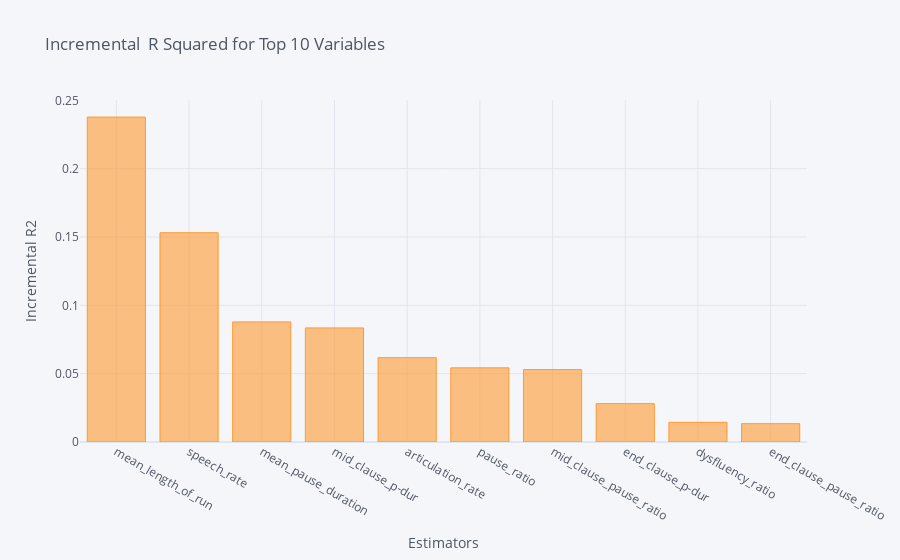
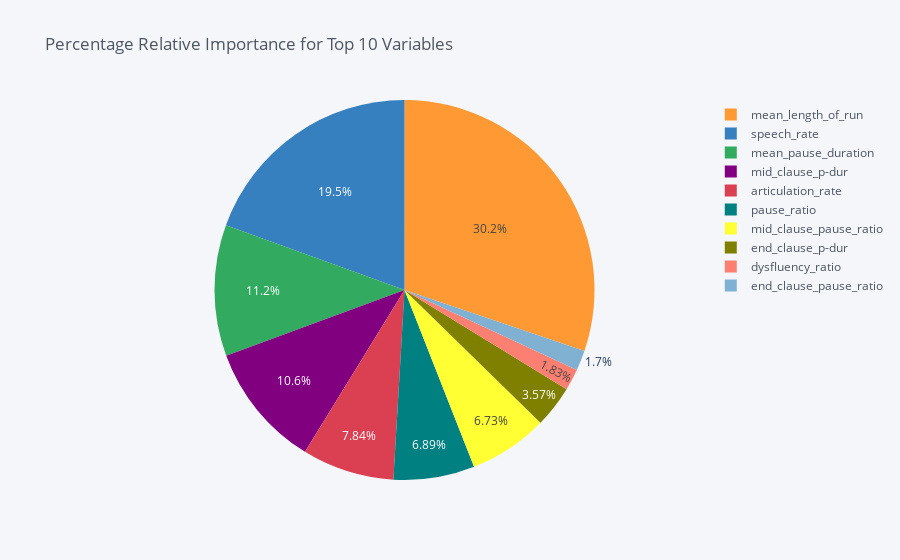

The cell these charts' notebook holds for them, in order:
### Markdown cell above
**Automatic Measures (Facet = Rater, Task)**

### Code cell
task = "Arg_Oly"
manual = True
task_facet = True
X, Y = load_dataset(task, manual, task_facet)
result = fit_dominance_regression(X, Y, train_indices_list_mono)
df_dominance_stats = generate_dominance_statistics_table(result, task, manual, task_facet)
draw_relative_importance_graphs(result, manual_best_trial)
df_eval_list.append(df_dominance_stats)
df_dominance_stats.head()

### Figure 1 — Plotly figure (JSON) as saved in the notebook; plotly's stock layout.template omitted (floating-point values rounded to 4 significant figures)
{"data": [{"marker": {"color": "rgba(255, 153, 51, 0.6)", "line": {"color": "rgba(255, 153, 51, 1.0)", "width": 1}}, "name": "incremental_r2", "orientation": "v", "text": "", "type": "bar", "x": ["mean_length_of_run", "speech_rate", "mean_pause_duration", "mid_clause_p-dur", "articulation_rate", "pause_ratio", "mid_clause_pause_ratio", "end_clause_p-dur", "dysfluency_ratio", "end_clause_pause_ratio"], "y": [0.2378, 0.1531, 0.08788, 0.08349, 0.06172, 0.05426, 0.05297, 0.02807, 0.0144, 0.01341]}], "layout": {"legend": {"bgcolor": "#F5F6F9", "font": {"color": "#4D5663"}}, "paper_bgcolor": "#F5F6F9", "plot_bgcolor": "#F5F6F9", "title": {"font": {"color": "#4D5663"}, "text": "Incremental  R Squared for Top 10 Variables "}, "xaxis": {"gridcolor": "#E1E5ED", "showgrid": true, "tickfont": {"color": "#4D5663"}, "title": {"font": {"color": "#4D5663"}, "text": "Estimators"}, "zerolinecolor": "#E1E5ED"}, "yaxis": {"gridcolor": "#E1E5ED", "showgrid": true, "tickfont": {"color": "#4D5663"}, "title": {"font": {"color": "#4D5663"}, "text": "Incremental R2"}, "zerolinecolor": "#E1E5ED"}}}

### Figure 2 — Plotly figure (JSON) as saved in the notebook; plotly's stock layout.template omitted (floating-point values rounded to 4 significant figures)
{"data": [{"labels": ["mean_length_of_run", "speech_rate", "mean_pause_duration", "mid_clause_p-dur", "articulation_rate", "pause_ratio", "mid_clause_pause_ratio", "end_clause_p-dur", "dysfluency_ratio", "end_clause_pause_ratio"], "marker": {"colors": ["rgba(255, 153, 51, 1.0)", "rgba(55, 128, 191, 1.0)", "rgba(50, 171, 96, 1.0)", "rgba(128, 0, 128, 1.0)", "rgba(219, 64, 82, 1.0)", "rgba(0, 128, 128, 1.0)", "rgba(255, 255, 51, 1.0)", "rgba(128, 128, 0, 1.0)", "rgba(251, 128, 114, 1.0)", "rgba(128, 177, 211, 1.0)"]}, "name": "", "type": "pie", "values": [30.21, 19.46, 11.17, 10.61, 7.841, 6.894, 6.73, 3.566, 1.83, 1.704]}], "layout": {"legend": {"bgcolor": "#F5F6F9", "font": {"color": "#4D5663"}}, "paper_bgcolor": "#F5F6F9", "plot_bgcolor": "#F5F6F9", "title": {"font": {"color": "#4D5663"}, "text": "Percentage Relative Importance for Top 10 Variables "}}}
